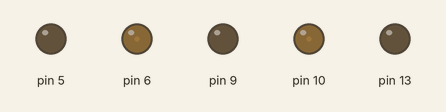
Recording of a sketch running on a simulated Arduino Uno, built with avr-gcc and run on an emulated ATmega328P. Shown: output pins drawn as LEDs (lit = HIGH).

Above: at 0.05 s.
At 0.55 s:
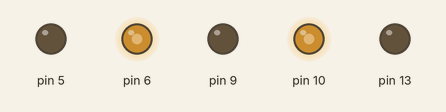
At 0.85 s:
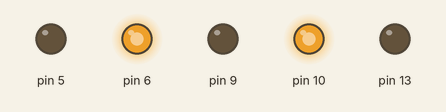
At 1.7 s:
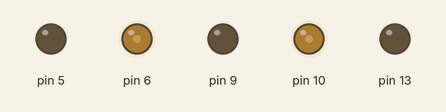
At 2.75 s:
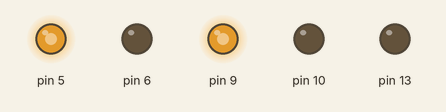
At 3.8 s:
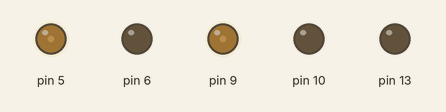
Timing chart, 0 to 5.2 s (numbered marks = the images above):
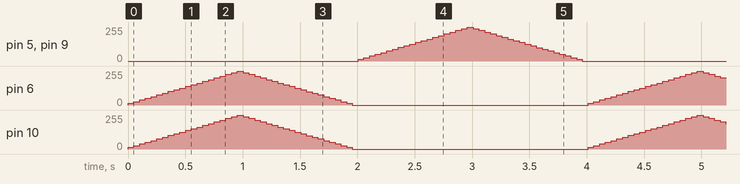

The sketch:

arduino_motor_test.ino
```cpp
#include "chassis.h"

#define M1 10
#define M2 9
#define M3 6
#define M4 5


void setup(){
    pinMode(13, OUTPUT);


}
Car car(M1, M2, M3, M4);

float speed = 0;
float speed_inc = 0.05;

void loop(){
   speed += speed_inc;

    if(speed > 1){
        speed_inc = -0.05;
    } else if (speed < -1){
        speed_inc = 0.05;
    }

    car.drive(speed, 0);
    // car.drive(-1, 0);
    delay(50);
}
```

chassis.h
```cpp
#if !defined(CHASSIS_H)
#define CHASSIS_H


class Motor
{
private:
    int forward;
    int backward;
public:
    Motor(int forward, int backward){
        this->forward = forward;
        this->backward = backward;

        pinMode(forward, OUTPUT);
        pinMode(backward, OUTPUT);
    }
    ~Motor(){

    }

    void drive(float speed){
        speed = min(max(speed, -1), 1);
        if(speed > 0){
            analogWrite(this->forward, speed * 255);
            analogWrite(this->backward, 0);
        } else {
            analogWrite(this->forward, 0);
            analogWrite(this->backward, abs(speed) * 255);
        }
    }

};


class Car
{
private:
    Motor* motor_left = NULL;
    Motor* motor_right = NULL;
public:
    Car(int m1, int m2, int m3, int m4){
        motor_left = new Motor(m1, m2);
        motor_right = new Motor(m3, m4);
    }

    ~Car(){
        motor_left->drive(0);
        motor_right->drive(0);
        delete motor_left;
        delete motor_right;
    }

    void drive(float speed, float turn){
        speed = min(max(speed, -1), 1);
        turn = min(max(turn, -1), 1);

        float left = speed + turn;
        float right = speed - turn;
        left = min(max(left, -1), 1);
        right = min(max(right, -1), 1);

        motor_left->drive(left);
        motor_right->drive(right);

    }
};


#endif // CHASSIS_H
```
